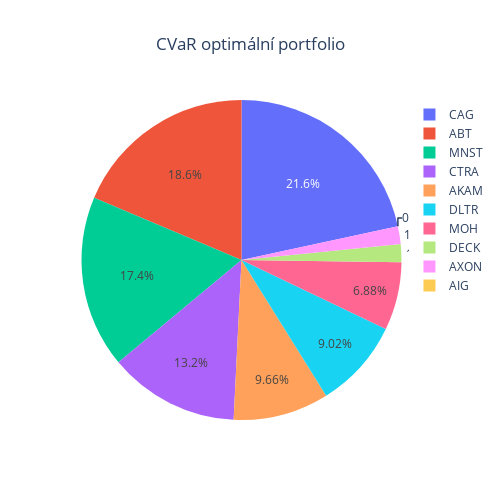

The cell this chart's notebook holds for it:
### Code cell
weightsMinCVaR = CVaROptimizationMinCVAR(prices= prices, alpha = 0.05)
weightsPlot(weightsMinCVaR, title = "CVaR optimální portfolio")

### Figure 1 — Plotly figure (JSON) as saved in the notebook; plotly's stock layout.template omitted (floating-point values rounded to 4 significant figures)
{"data": [{"labels": ["ABT", "AIG", "AKAM", "AXON", "CAG", "CTRA", "DECK", "DLTR", "MNST", "MOH"], "type": "pie", "values": [0.1864, 0, 0.0966, 0.018, 0.2161, 0.1318, 0.01813, 0.09016, 0.174, 0.06881]}], "layout": {"height": 500, "title": {"text": "CVaR optimální portfolio", "x": 0.5}, "width": 500}}
